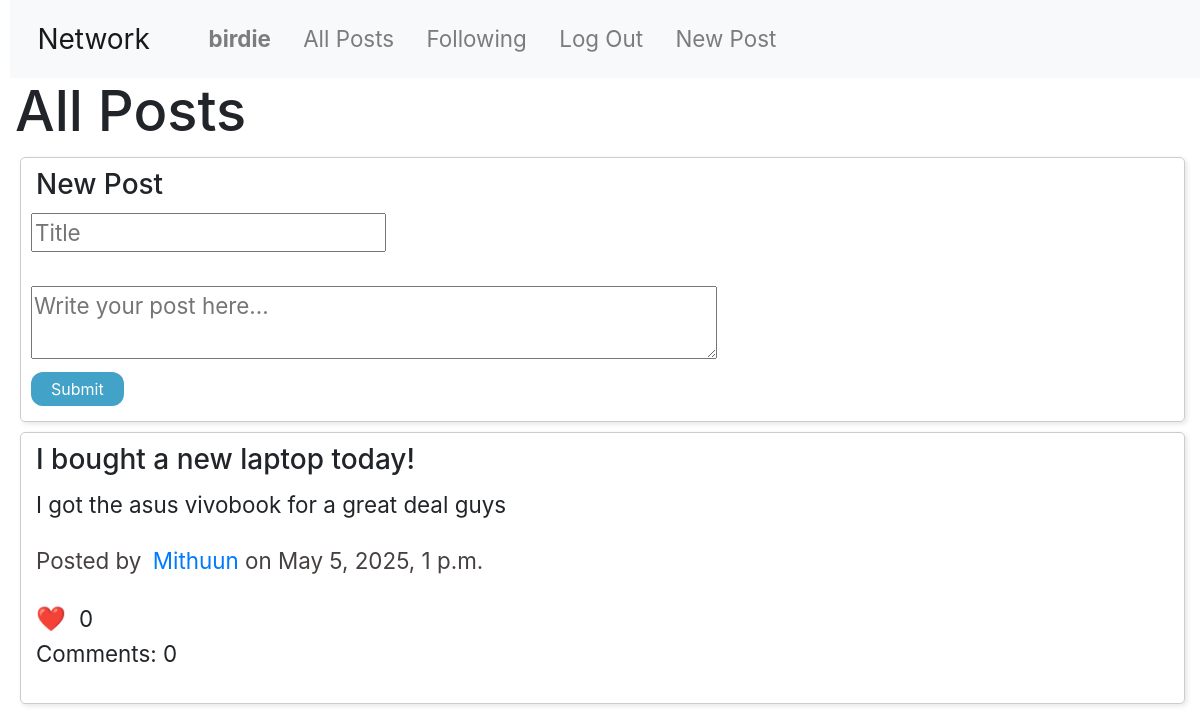
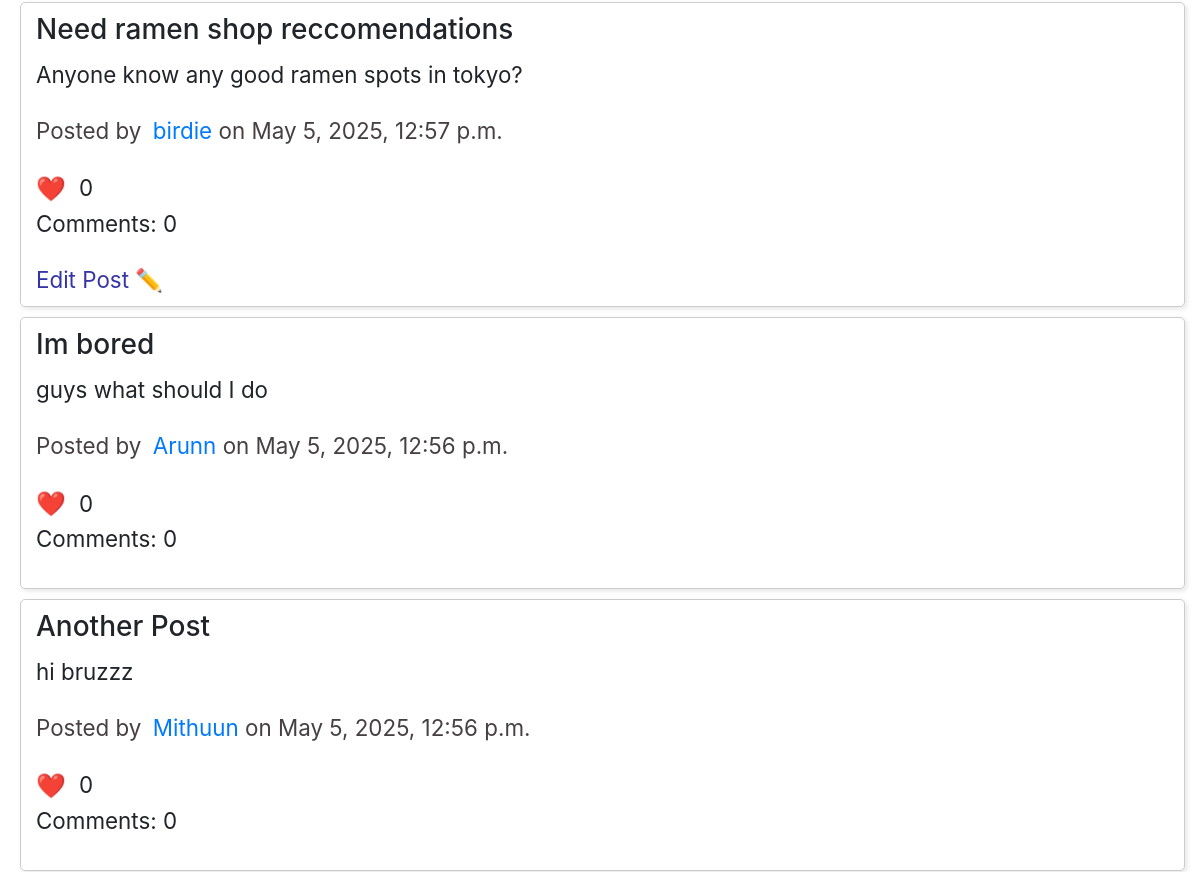
Before: / (signed in, upper part) with the older database file (2 pictures, top to bottom).
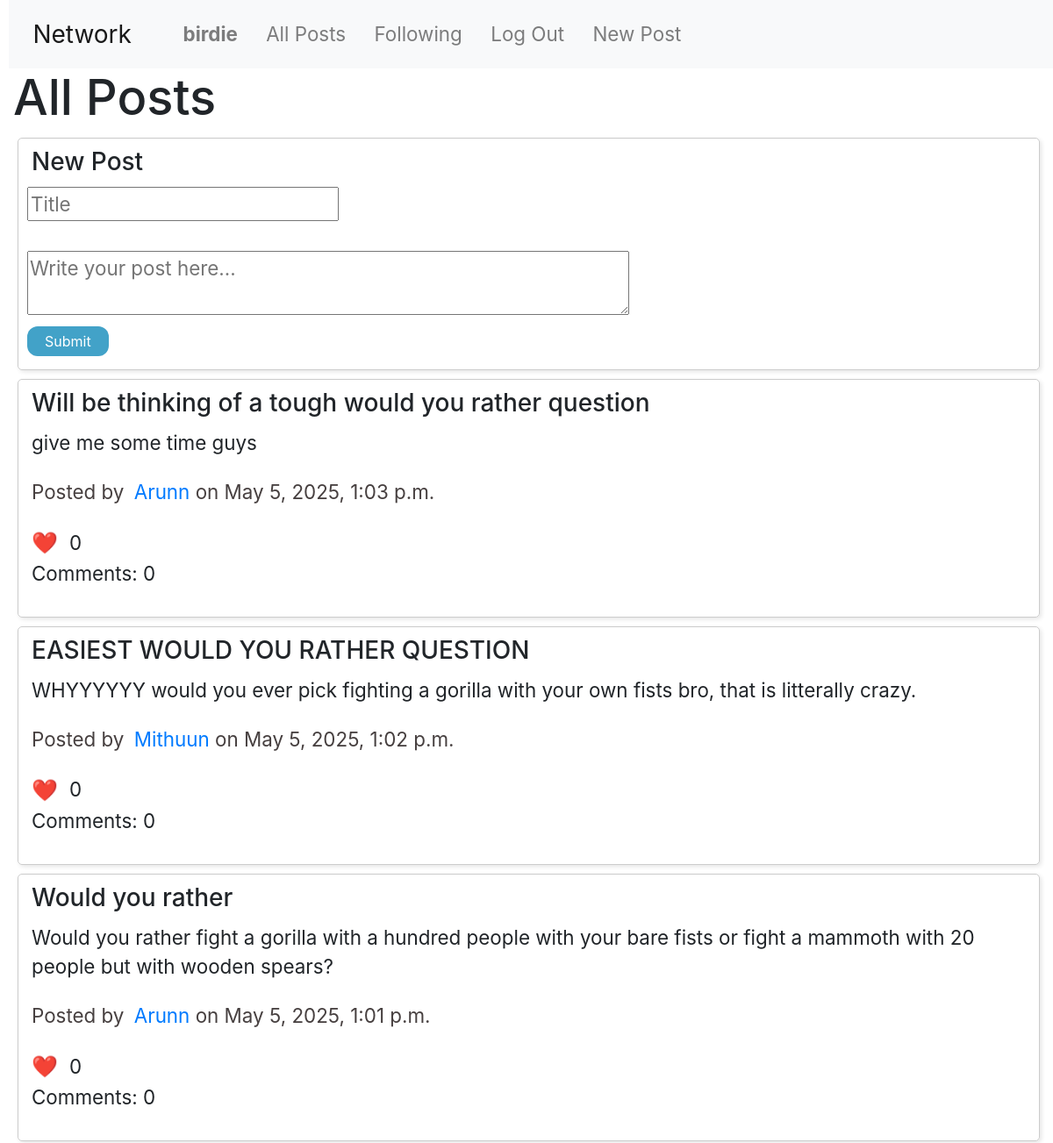
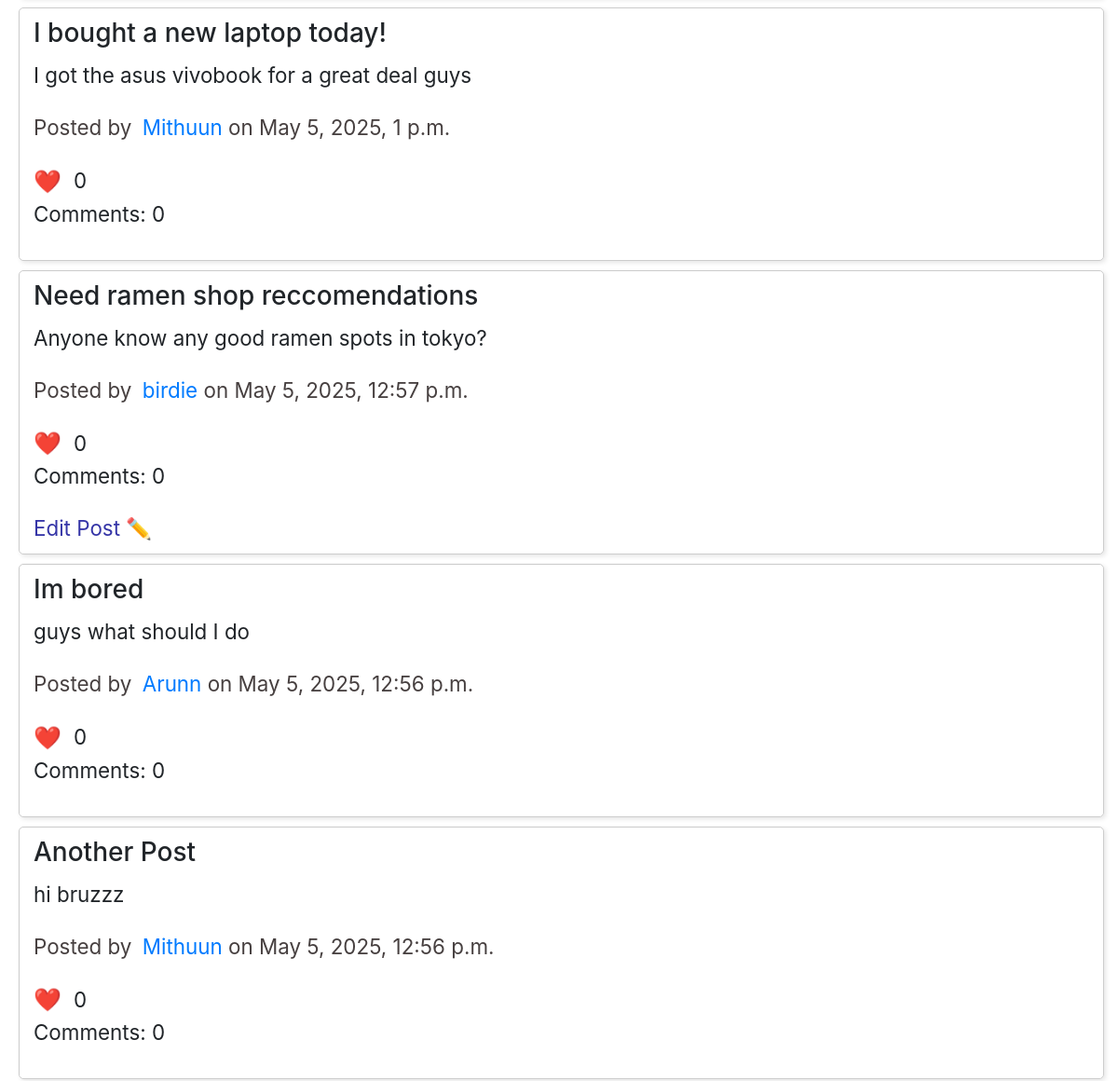
After: the same page with the newer database file (2 pictures, top to bottom).
### network/models.py (models this page shows, shortened)
class Post(models.Model):
    user = models.ForeignKey(User, on_delete=models.CASCADE, related_name="posts")
    title = models.CharField(max_length=30, default="Untitled")
    content = models.TextField(max_length=280)
    timestamp = models.DateTimeField(auto_now_add=True)
    likes = models.ManyToManyField(User, related_name="liked_posts", blank=True)

class User(AbstractUser):
    bio = models.TextField(max_length=30, blank=True, null=True)
    profile_picture = models.ImageField(upload_to='profile_pictures/', default='profile_pictures/penguin.png', blank=True)

### network/views.py (the view)
# urls.py: path("", views.index, name="index"),
def index(request):
    return render(request, "network/index.html", {
        "posts": Post.objects.all().order_by("-timestamp"),
        "user": request.user
    })

### network/templates/network/index.html (shortened to what this page needs)
{% extends "network/layout.html" %}
{% load static %}
{% block body %}
    <h1>All Posts</h1>
    <div class="post">
        <h5>New Post</h5>
        <form action="{% url 'newPost' %}" method="POST" style="margin: 0;">
            <input id="postContent" autofocus type="text" name="title" placeholder="Title">
            <br>
            <br>
            <textarea id="postContent" rows="2" style="width: 60%;" name="content" placeholder="Write your post here..."></textarea>
            <br>
            <button id="submitPost" type="submit">Submit</button>
        </form>
    </div>
    {% for post in posts %}
        <div class="post">
            <h5 id="postTitle-{{ post.id }}">{{ post.title }}</h5>
            <p id="postContent-{{ post.id }}">{{ post.content }}</p>
            <p id="postInfo-{{ post.id }}" style="color: rgb(71, 64, 64);">Posted by <a href="{% url 'profile' post.user.username %}">{{ post.user.username }}</a> on {{ post.timestamp }}</p>
            <p style="display: flex; align-items: center; margin: 0;">
                <button class="likeButton" data-id="{{ post.id }}" id="likeButton-{{ post.id }}">
                    <span style="font-size: 24px; margin-right: 8px; vertical-align: middle;">❤️</span>
                </button>
                <span style="line-height: 30px;" id="likeCount-{{ post.id }}">{{ post.likes.count }}</span>
            </p>
            <p id="comments-{{ post.id }}">Comments: {{ post.comments.count }}</p>
            {% if request.user == post.user %}
                <button id="editButton-{{ post.id }}" class="editButton" data-id="{{ post.id }}" style="margin-left: 5px; color: rgb(53, 53, 167);">  Edit Post ✏️</button>
            {% endif %}
        </div>
    {% endfor %}
{% endblock %}

Changed rows visible on the page:
added Post: title "Will be thinking of a tough would you rather question", content "give me some time guys", user.username "Arunn", timestamp "May 5, 2025, 1:03 p.m.", likes.count "0", comments.count "0"
added Post: title "EASIEST WOULD YOU RATHER QUESTION", content "WHYYYYYY would you ever pick fighting a gorilla with your own fists bro, that is litterally crazy.", user.username "Mithuun", timestamp "May 5, 2025, 1:02 p.m.", likes.count "0", comments.count "0"
added Post: title "Would you rather", content "Would you rather fight a gorilla with a hundred people with your bare fists or fight a mammoth with 20 people but with wooden spears?", user.username "Arunn", timestamp "May 5, 2025, 1:01 p.m.", likes.count "0", comments.count "0"
